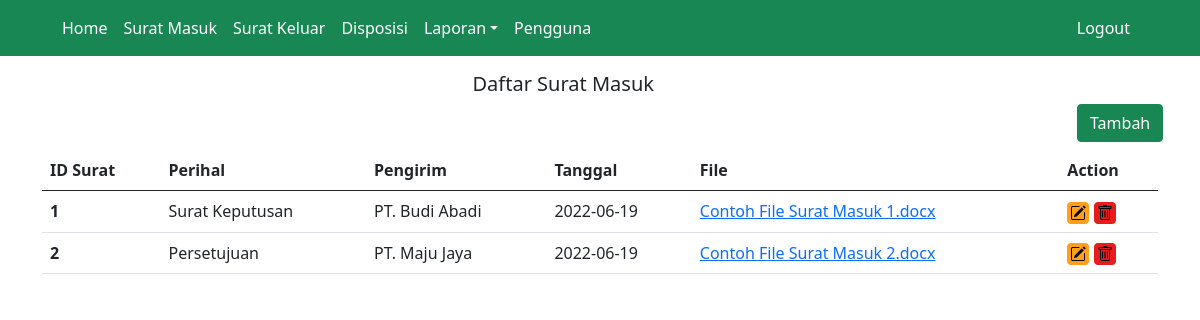
Page /master/get_surat_masuk.php on the committed database.
### tables this page shows
CREATE TABLE `surat_masuk` (
  `idSuratMasuk` int(11) NOT NULL,
  `perihalSuratMasuk` varchar(30) NOT NULL,
  `asalSuratMasuk` varchar(30) NOT NULL,
  `tanggalSuratMasuk` date NOT NULL,
  `fileSuratMasuk` varchar(100) NOT NULL
);

### master/get_surat_masuk.php (the view, shortened to what this page needs)
<?php
include('../koneksi.php');
$query = "SELECT * FROM surat_masuk";
$result = mysqli_query($conn,$query);
?>
<!DOCTYPE html>
<html>
<head>
	<link rel="stylesheet" href="../css/bootstrap.min.css">
</head>
<body>
	<nav class="navbar navbar-expand-lg navbar-light bg-success">
		<div class="container">
			<div class="container-fluid">
			    <div class="collapse navbar-collapse" id="navbarSupportedContent">
			      <ul class="navbar-nav me-auto mb-2 mb-lg-0">
			        <li class="nav-item">
			          <a class="nav-link text-white" href="home.php">Home</a>
			        </li>
			        <li class="nav-item">
			          <a class="nav-link active text-white" aria-current="page" href="#">Surat Masuk</a>
			        </li>
			        <li class="nav-item">
			          <a class="nav-link text-white" href="get_surat_keluar.php">Surat Keluar</a>
			        </li>
			        <li class="nav-item">
			          <a class="nav-link text-white" href="get_disposisi.php">Disposisi</a>
			        </li>
			        <li class="nav-item dropdown">
			          <a class="nav-link dropdown-toggle text-white" href="#" id="navbarDropdown" role="button" data-bs-toggle="dropdown" aria-expanded="false">Laporan</a>
			        </li>
			        <li class="nav-item">
			          <a class="nav-link text-white" href="get_pengguna.php">Pengguna</a>
			        </li>
			      </ul>
			      <a class="nav-link text-white" href="../index.php">Logout</a>
			    </div>
			</div>
		</div>
	</nav>
	<div class="container mt-3">
		<div class="container mb-2">
			<div class="row justify-content-center">
				<div class="col-3">
			      <label><h5>Daftar Surat Masuk</h5></label>
			    </div>
			</div>
			<div class="row justify-content-end">
			    <div class="col-1">
			      <a class="btn btn-success" href="add_surat_masuk.php" role="button">Tambah</a>
			    </div>
			</div>
		</div>
		<table class="table">
		  <thead>
		    <tr>
		      <th scope="col">ID Surat</th>
		      <th scope="col">Perihal</th>
		      <th scope="col">Pengirim</th>
		      <th scope="col">Tanggal</th>
		      <th scope="col">File</th>
		      <th scope="col">Action</th>
		    </tr>
		  </thead>
		  <tbody>
		  	<?php while($data = mysqli_fetch_array($result)) { ?>
			    <tr>
			      <th scope="row"><?= $data['idSuratMasuk'] ?></th>
			      <td><?= $data['perihalSuratMasuk'] ?></td>
			      <td><?= $data['asalSuratMasuk'] ?></td>
			      <td><?= $data['tanggalSuratMasuk'] ?></td>
			      <td><a href="../files/<?= $data['fileSuratMasuk'] ?>"><?= $data['fileSuratMasuk'] ?></a></td>
			      <td><a href="update_surat_masuk.php?id=<?= $data['idSuratMasuk']; ?>"><img src="../icon/ic_update.png"></a> <a href="delete_surat_masuk.php?id=<?= $data['idSuratMasuk']; ?>"><img src="../icon/ic_delete.png"></a></td>
			    </tr>
			<?php } ?>
		  </tbody>
		</table>
	</div>
</body>
</html>

### rows in the picture
surat_masuk: idSuratMasuk "1", perihalSuratMasuk "Surat Keputusan", asalSuratMasuk "PT. Budi Abadi", tanggalSuratMasuk "2022-06-19", fileSuratMasuk "Contoh File Surat Masuk 1.docx"
surat_masuk: idSuratMasuk "2", perihalSuratMasuk "Persetujuan", asalSuratMasuk "PT. Maju Jaya", tanggalSuratMasuk "2022-06-19", fileSuratMasuk "Contoh File Surat Masuk 2.docx"
